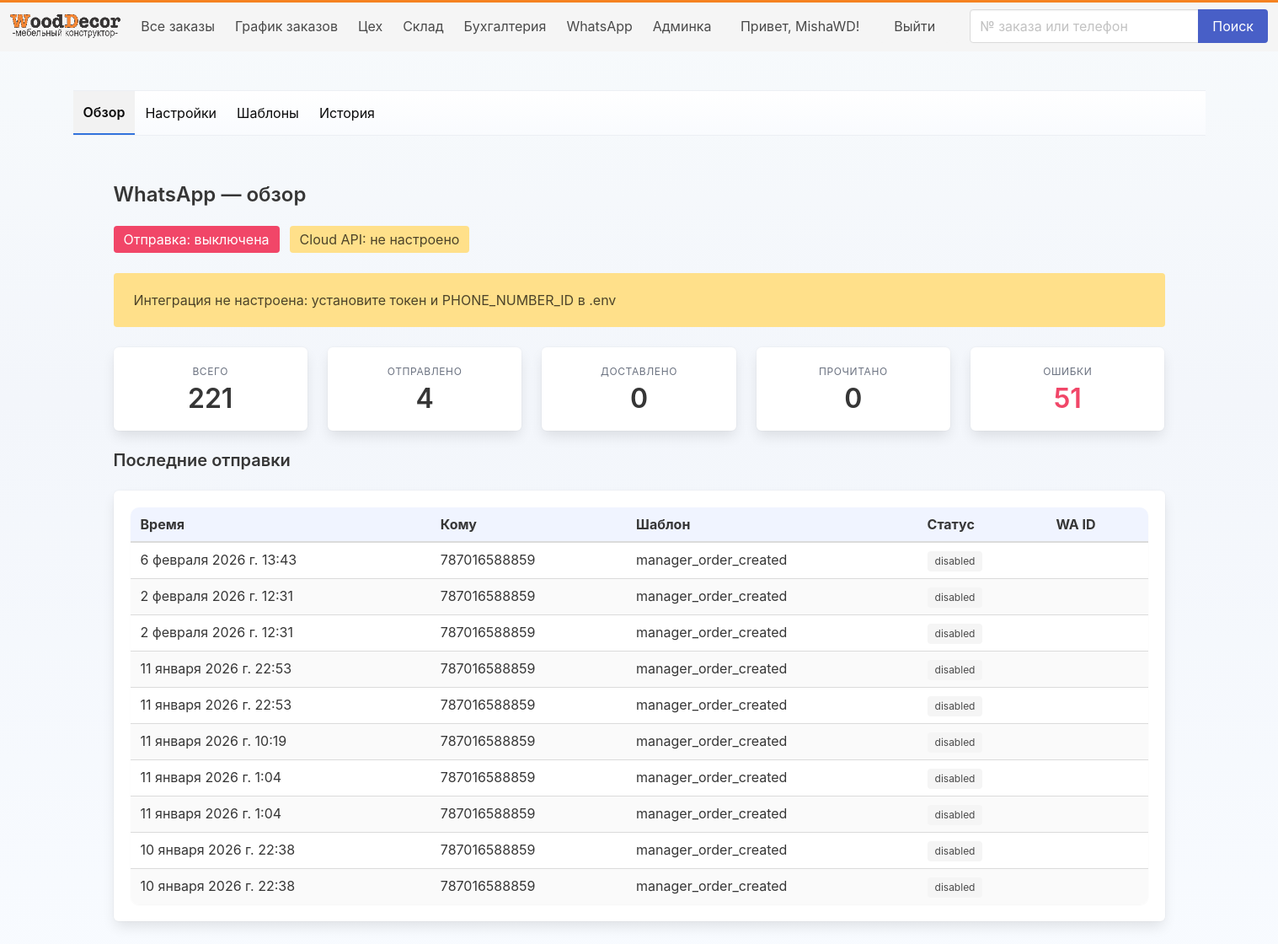
/whatsapp/ (signed in), run on the app's committed database.
### whatsapp/models.py (models this page shows, shortened)
class WhatsAppMessageLog(models.Model):
    DIRECTION = (("out", "Outbound"), ("in", "Inbound"))
    direction     = models.CharField(max_length=3, choices=DIRECTION, default="out")
    to_number     = models.CharField(max_length=32)
    template      = models.CharField(max_length=120, blank=True)
    body          = models.TextField(blank=True)
    payload       = models.JSONField(default=dict, blank=True)
    wa_message_id = models.CharField(max_length=120, blank=True, db_index=True)
    status        = models.CharField(max_length=40, default="created")
    error_code    = models.CharField(max_length=40, blank=True)
    error_text    = models.TextField(blank=True)
    created_at    = models.DateTimeField(auto_now_add=True)
    delivered_at  = models.DateTimeField(null=True, blank=True)
    read_at       = models.DateTimeField(null=True, blank=True)
    class Meta:
        ordering = ["-created_at"]
        verbose_name = "Сообщение WhatsApp"
        verbose_name_plural = "Сообщения WhatsApp"

### whatsapp/views.py (the view)
# urls.py: path("", views.dashboard, name="whatsapp_dashboard"),
@staff_member_required
def dashboard(request):
    stats = {
        "total": WhatsAppMessageLog.objects.count(),
        "sent": WhatsAppMessageLog.objects.filter(status="sent").count(),
        "failed": WhatsAppMessageLog.objects.filter(status="failed").count(),
        "delivered": WhatsAppMessageLog.objects.filter(status="delivered").count(),
        "read": WhatsAppMessageLog.objects.filter(status="read").count(),
    }
    latest = WhatsAppMessageLog.objects.order_by("-created_at")[:10]
    return render(request, "whatsapp/dashboard.html", {"stats": stats, "latest": latest, "configured": is_configured(), "enabled": WhatsAppSettings.get_solo().enabled})

### core/templatetags/user_groups.py (called while the page is built)
@register.filter(name='has_group')
def has_group(user, group_name):
    try:
        return user.is_authenticated and (user.is_superuser or user.is_staff or user.groups.filter(name=group_name).exists())
    except Exception:
        return False

### whatsapp/models.py (called while the page is built)
    @classmethod
    def get_solo(cls):
        obj, _ = cls.objects.get_or_create(singleton_id=1)
        return obj

### whatsapp/services.py (called while the page is built)
def is_configured() -> bool:
    return bool(getattr(settings, "WHATSAPP_ACCESS_TOKEN", "") and getattr(settings, "WHATSAPP_PHONE_NUMBER_ID", ""))

### whatsapp/templates/whatsapp/dashboard.html (shortened to what this page needs)
{% extends "base.html" %}
{% load static %}
{% block extra_head %}
  <link rel="stylesheet" href="{% static 'whatsapp/whatsapp_light.css' %}">
  <link rel="stylesheet" href="{% static 'whatsapp/whatsapp_light_extra.css' %}">
{% endblock %}
{% block content %}
{% include "whatsapp/_subnav.html" %}
<section class="section">
  <h1 class="title is-4">WhatsApp — обзор</h1>
  <div class="level">
    <div class="level-left">
      <div class="level-item">
        <span class="tag is-medium {% if enabled %}is-success{% else %}is-danger{% endif %}">
          Отправка: {% if enabled %}включена{% else %}выключена{% endif %}
        </span>
      </div>
      <div class="level-item">
        <span class="tag is-medium {% if configured %}is-info{% else %}is-warning{% endif %}">
          Cloud API: {% if configured %}настроено{% else %}не настроено{% endif %}
        </span>
      </div>
    </div>
  </div>
  {% if not configured %}
    <div class="notification is-warning">Интеграция не настроена: установите токен и PHONE_NUMBER_ID в .env</div>
  {% endif %}
  <div class="columns is-multiline">
    <div class="column is-one-fifth"><div class="box kpi"><p class="heading">Всего</p><p class="title is-3">{{ stats.total }}</p></div></div>
    <div class="column is-one-fifth"><div class="box kpi"><p class="heading">Отправлено</p><p class="title is-3">{{ stats.sent }}</p></div></div>
    <div class="column is-one-fifth"><div class="box kpi"><p class="heading">Доставлено</p><p class="title is-3">{{ stats.delivered }}</p></div></div>
    <div class="column is-one-fifth"><div class="box kpi"><p class="heading">Прочитано</p><p class="title is-3">{{ stats.read }}</p></div></div>
    <div class="column is-one-fifth"><div class="box kpi"><p class="heading">Ошибки</p><p class="title is-3 has-text-danger">{{ stats.failed }}</p></div></div>
  </div>
  <h2 class="title is-5">Последние отправки</h2>
  <div class="box">
    <div class="table-container">
      <table class="table is-striped is-fullwidth">
        <thead>
          <tr><th>Время</th><th>Кому</th><th>Шаблон</th><th>Статус</th><th>WA ID</th></tr>
        </thead>
        <tbody>
          {% for it in latest %}
          <tr>
            <td>{{ it.created_at }}</td>
            <td>{{ it.to_number }}</td>
            <td>{{ it.template }}</td>
            <td>
              {% if it.status == 'failed' %}<span class="tag is-danger">failed</span>
              {% elif it.status == 'sent' %}<span class="tag is-link">sent</span>
              {% elif it.status == 'delivered' %}<span class="tag is-info">delivered</span>
              {% elif it.status == 'read' %}<span class="tag is-success">read</span>
              {% else %}<span class="tag">{{ it.status }}</span>{% endif %}
            </td>
            <td class="has-text-grey">{{ it.wa_message_id }}</td>
          </tr>
          {% empty %}
          <tr><td colspan="5" class="has-text-grey">Пока пусто</td></tr>
          {% endfor %}
        </tbody>
      </table>
    </div>
  </div>
</section>
{% endblock %}

### core/templates/base.html (shortened to what this page needs)
{% load user_groups %}
{% load static %}
<!doctype html>
<html lang="ru">
<head>
    <link rel="stylesheet" href="https://cdn.jsdelivr.net/npm/bulma@0.9.4/css/bulma.min.css">
    {% block extra_head %}{% endblock %}
</head>
<body>
    <nav class="navbar is-light has-shadow" style="border-top: 3px solid #F58220;" role="navigation">
        <div class="navbar-brand">
            <a class="navbar-item" href="{% url 'orders_all' %}"><img src="{% static 'img/company_logo_20250903104444.png' %}?v=20250903104444" alt="WoodDecor" style="height:48px;"></a>
        </div>
        <div class="navbar-menu">
    <div class="navbar-start">
      {% if user.is_authenticated %}
        {% if user|has_group:"ACCESS_ORDERS" %}
          <a class="navbar-item" href="{% url 'orders_all' %}">Все заказы</a>
        {% endif %}
        {% if user|has_group:"ACCESS_CHART" %}
          <a class="navbar-item" href="{% url 'orders_chart' %}">График заказов</a>
        {% endif %}
        {% if user|has_group:"ACCESS_WORKSHOP" %}
          <a class="navbar-item" href="{% url 'workshop' %}">Цех</a>
		  <a class="navbar-item" href="{% url 'warehouse' %}">Склад</a>
        {% endif %}
		{% if user|has_group:"ACCESS_ACCOUNTING" %}
          <a class="navbar-item" href="{% url 'accounting' %}">Бухгалтерия</a>
        {% endif %}
		{% if request.user.is_staff %}
          <a class="navbar-item" href="{% url 'whatsapp_dashboard' %}">WhatsApp</a>
        {% endif %}
        {% if user|has_group:"ACCESS_ADMIN" %}
          <a class="navbar-item" href="/admin/">Админка</a>
        {% endif %}
      {% endif %}
    </div>
            <div class="navbar-end">
                {% if user.is_authenticated %}
                <div class="navbar-item">Привет, {{ user.username }}!</div>
                <div class="navbar-item"><form method="post" action="{% url 'logout' %}">{% csrf_token %}<button class="button is-light" type="submit">Выйти</button></form></div>
                {% else %}
                <div class="navbar-item"><a class="button is-primary" href="{% url 'login' %}">Войти</a></div>
                {% endif %}
            </div>
        </div>
<form class="navbar-item" method="get" action="{% url 'orders_all' %}">
  <div class="field has-addons">
    <div class="control">
      <input class="input" type="text" name="q" placeholder="№ заказа или телефон" value="{{ request.GET.q }}">
    </div>
    <div class="control">
      <button class="button is-link" type="submit">Поиск</button>
    </div>
  </div>
</form>
</nav>
    <section class="section">
        <div class="container">
{% block content %}{% endblock %}
        </div>
    </section>
</body>
</html>

### whatsapp/templates/whatsapp/_subnav.html
{% url 'whatsapp_dashboard' as dash_url %}
{% url 'whatsapp_settings' as settings_url %}
{% url 'whatsapp_templates' as templates_url %}
{% url 'whatsapp_logs' as logs_url %}
<nav class="navbar whatsapp-subnav is-white" role="navigation" aria-label="secondary navigation">
  <div class="container">
    <div class="navbar-menu is-active">
      <div class="navbar-start">
        <a class="navbar-item {% if request.path == dash_url %}is-active{% endif %}" href="{{ dash_url }}">Обзор</a>
        <a class="navbar-item {% if request.path == settings_url %}is-active{% endif %}" href="{{ settings_url }}">Настройки</a>
        <a class="navbar-item {% if request.path == templates_url %}is-active{% endif %}" href="{{ templates_url }}">Шаблоны</a>
        <a class="navbar-item {% if request.path == logs_url %}is-active{% endif %}" href="{{ logs_url }}">История</a>
      </div>
    </div>
  </div>
</nav>

### whatsapp/static/whatsapp/whatsapp_light.css (style rules this page uses)
body { background: linear-gradient(180deg,#f7fafc 0%, #f3f6fb 40%, #f8fbff 100%); }
.box.kpi { text-align:center; }
.box.kpi .heading { color:#6b7280; text-transform:uppercase; font-size:12px; letter-spacing:.05em; }
.box.kpi .title { margin:0; }
.table-container { border-radius:10px; overflow:hidden; box-shadow:0 1px 2px rgba(0,0,0,.04); }
.table thead th { background:#f0f4ff; }

### whatsapp/static/whatsapp/whatsapp_light_extra.css (style rules this page uses)
.whatsapp-subnav { border-top: 1px solid #eceff4; border-bottom: 1px solid #eceff4; background: linear-gradient(180deg,#ffffff 0%, #f9fbfe 100%); margin-bottom: 0.5rem; }
.whatsapp-subnav .navbar-item.is-active { font-weight: 600; border-bottom: 2px solid #3273dc; }

### data on the page
WhatsAppMessageLog: created_at "6 февраля 2026 г. 13:43", to_number "787016588859", template "manager_order_created", status "disabled"
WhatsAppMessageLog: created_at "2 февраля 2026 г. 12:31", to_number "787016588859", template "manager_order_created", status "disabled"
WhatsAppMessageLog: created_at "2 февраля 2026 г. 12:31", to_number "787016588859", template "manager_order_created", status "disabled"
WhatsAppMessageLog: created_at "11 января 2026 г. 22:53", to_number "787016588859", template "manager_order_created", status "disabled"
WhatsAppMessageLog: created_at "11 января 2026 г. 22:53", to_number "787016588859", template "manager_order_created", status "disabled"
WhatsAppMessageLog: created_at "11 января 2026 г. 10:19", to_number "787016588859", template "manager_order_created", status "disabled"
WhatsAppMessageLog: created_at "11 января 2026 г. 1:04", to_number "787016588859", template "manager_order_created", status "disabled"
WhatsAppMessageLog: created_at "11 января 2026 г. 1:04", to_number "787016588859", template "manager_order_created", status "disabled"
WhatsAppMessageLog: created_at "10 января 2026 г. 22:38", to_number "787016588859", template "manager_order_created", status "disabled"
WhatsAppMessageLog: created_at "10 января 2026 г. 22:38", to_number "787016588859", template "manager_order_created", status "disabled"

### other printed values
{{ user.username }} "MishaWD"
{{ stats.total }} "221"
{{ stats.sent }} "4"
{{ stats.delivered }} "0"
{{ stats.read }} "0"
{{ stats.failed }} "51"
